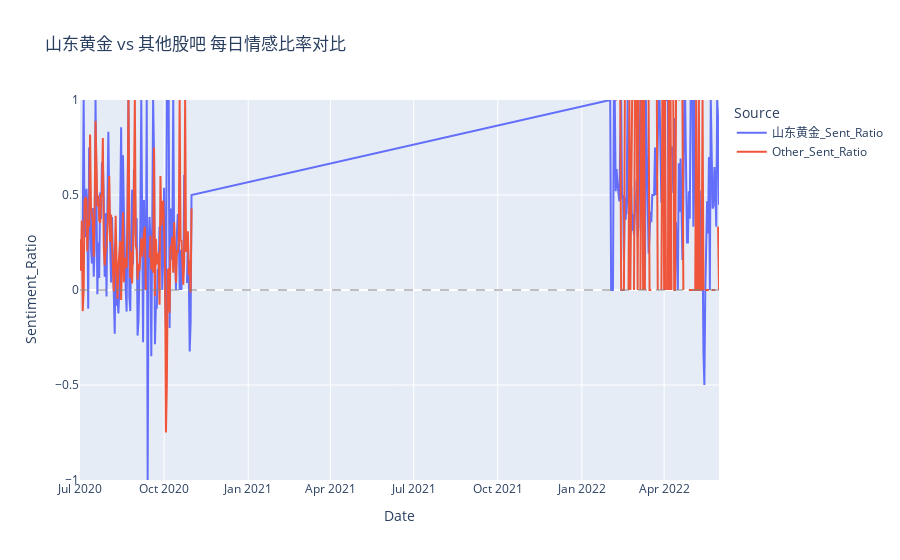

Notebook cell for this chart:
### Code cell
# --- 示例：对比不同类型股吧的情绪 (上市公司整体 vs 其他股吧整体) ---
if 'other_daily' in dfs_filtered and 'company_daily' in daily_agg_comp:
    df_other_daily = dfs_filtered['other_daily']
    # 按日期聚合其他股吧数据
    daily_agg_other = df_other_daily.groupby(['Date', 'Period']).agg(
         Pospostnum_sum=('Pospostnum', 'sum'),
         Negpostnum_sum=('Negpostnum', 'sum'),
         # Sent_Ratio_wavg_Readnum=lambda x: np.average(x['Sent_Ratio'], weights=x['Readnum'] + 1e-6) if x['Readnum'].sum() > 0 else 0,
    ).reset_index()
    daily_agg_other['Sent_Ratio_overall'] = (daily_agg_other['Pospostnum_sum'] - daily_agg_other['Negpostnum_sum']) / \
                                            (daily_agg_other['Pospostnum_sum'] + daily_agg_other['Negpostnum_sum'] + 1e-6)
    daily_agg_other['Sent_Ratio_overall'] = daily_agg_other['Sent_Ratio_overall'].clip(-1, 1)

    # 合并两种类型的聚合数据
    daily_agg_comp_subset = daily_agg_comp[['Date', 'Sent_Ratio_overall']].rename(columns={'Sent_Ratio_overall': 'Company_Sent_Ratio'})
    daily_agg_other_subset = daily_agg_other[['Date', 'Sent_Ratio_overall']].rename(columns={'Sent_Ratio_overall': 'Other_Sent_Ratio'})
    merged_sent = pd.merge(daily_agg_comp_subset, daily_agg_other_subset, on='Date', how='outer')

    # 绘图对比
    fig_compare_type = px.line(merged_sent.melt(id_vars='Date', var_name='Guba_Type', value_name='Sentiment_Ratio'),
                               x='Date', y='Sentiment_Ratio', color='Guba_Type',
                               title='上市公司股吧 vs 其他股吧 每日总体情感比率对比')
    fig_compare_type.add_hline(y=0, line_width=1, line_dash="dash", line_color="grey")
    fig_compare_type.update_yaxes(range=[-1, 1])
    fig_compare_type.show()
    # fig_compare_type.write_image("guba_type_sentiment_comparison.png")

# --- 示例：对比单个核心公司 vs 其他股吧 (以山东黄金为例) ---
if 'company_daily' in dfs_filtered and 'other_daily' in dfs_filtered:
    target_company = '山东黄金' # 选择一个公司
    df_target_comp = dfs_filtered['company_daily'][dfs_filtered['company_daily']['Coname'] == target_company].copy()
    # 这里直接用 Sent_Ratio_overall 计算起来麻烦，用计算好的 Sent_Ratio
    df_target_comp = df_target_comp[['Date', 'Sent_Ratio']].rename(columns={'Sent_Ratio': f'{target_company}_Sent_Ratio'})

    # 使用上面聚合好的 other 数据
    # daily_agg_other_subset ...
    df_other_daily = dfs_filtered['other_daily']
    daily_agg_other = df_other_daily.groupby(['Date', 'Period']).agg(
         Pospostnum_sum=('Pospostnum', 'sum'),
         Negpostnum_sum=('Negpostnum', 'sum'),
         # Sent_Ratio_wavg_Readnum=lambda x: np.average(x['Sent_Ratio'], weights=x['Readnum'] + 1e-6) if x['Readnum'].sum() > 0 else 0,
    ).reset_index()
    daily_agg_other['Sent_Ratio_overall'] = (daily_agg_other['Pospostnum_sum'] - daily_agg_other['Negpostnum_sum']) / \
                                            (daily_agg_other['Pospostnum_sum'] + daily_agg_other['Negpostnum_sum'] + 1e-6)
    daily_agg_other['Sent_Ratio_overall'] = daily_agg_other['Sent_Ratio_overall'].clip(-1, 1)
    
    daily_agg_other_subset = daily_agg_other[['Date', 'Sent_Ratio_overall']].rename(columns={'Sent_Ratio_overall': 'Other_Sent_Ratio'})

    merged_comp_other = pd.merge(df_target_comp, daily_agg_other_subset, on='Date', how='outer')

    fig_compare_sdhj_other = px.line(merged_comp_other.melt(id_vars='Date', var_name='Source', value_name='Sentiment_Ratio'),
                                     x='Date', y='Sentiment_Ratio', color='Source',
                                     title=f'{target_company} vs 其他股吧 每日情感比率对比')
    fig_compare_sdhj_other.add_hline(y=0, line_width=1, line_dash="dash", line_color="grey")
    fig_compare_sdhj_other.update_yaxes(range=[-1, 1])
    fig_compare_sdhj_other.show()
    # fig_compare_sdhj_other.write_image("sdhj_vs_other_sentiment.png")

### Figure 1 — Plotly figure (JSON) as saved in the notebook; plotly's stock layout.template omitted (floating-point values rounded to 4 significant figures; data arrays with more than 128 entries replaced by an {"elided": "..."} marker saying what was removed)
{"data": [{"hovertemplate": "Source=山东黄金_Sent_Ratio<br>Date=%{x}<br>Sentiment_Ratio=%{y}<extra></extra>", "legendgroup": "山东黄金_Sent_Ratio", "line": {"color": "#636efa", "dash": "solid"}, "marker": {"symbol": "circle"}, "mode": "lines", "name": "山东黄金_Sent_Ratio", "orientation": "v", "showlegend": true, "type": "scatter", "x": {"elided": "243 str values"}, "xaxis": "x", "y": {"elided": "243 float values"}, "yaxis": "y"}, {"hovertemplate": "Source=Other_Sent_Ratio<br>Date=%{x}<br>Sentiment_Ratio=%{y}<extra></extra>", "legendgroup": "Other_Sent_Ratio", "line": {"color": "#EF553B", "dash": "solid"}, "marker": {"symbol": "circle"}, "mode": "lines", "name": "Other_Sent_Ratio", "orientation": "v", "showlegend": true, "type": "scatter", "x": {"elided": "243 str values"}, "xaxis": "x", "y": {"elided": "243 float values"}, "yaxis": "y"}], "layout": {"legend": {"title": {"text": "Source"}, "tracegroupgap": 0}, "shapes": [{"line": {"color": "grey", "dash": "dash", "width": 1}, "type": "line", "x0": 0, "x1": 1, "xref": "x domain", "y0": 0, "y1": 0, "yref": "y"}], "title": {"text": "山东黄金 vs 其他股吧 每日情感比率对比"}, "xaxis": {"anchor": "y", "domain": [0, 1], "title": {"text": "Date"}}, "yaxis": {"anchor": "x", "domain": [0, 1], "range": [-1, 1], "title": {"text": "Sentiment_Ratio"}}}}
